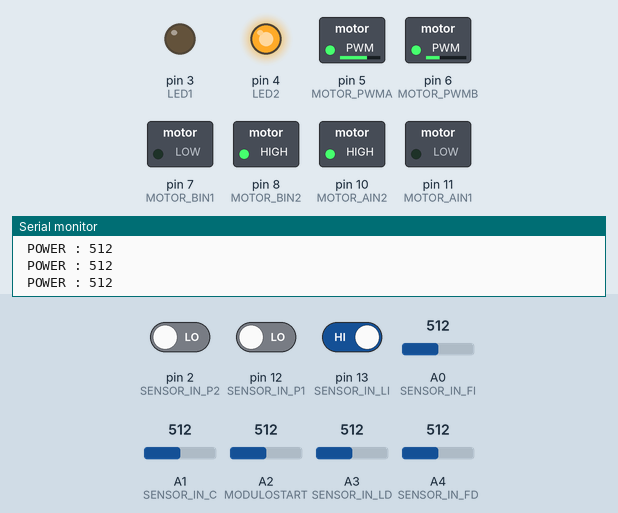
Simulated run of this sketch. Board: Arduino Nano, built with avr-gcc and run on an emulated ATmega328P. Parts: switched loads named in the sketch (green lamp = pin HIGH), output pins drawn as LEDs (lit = HIGH), the last lines printed to the serial monitor. Dashed ring = blinking. The inputs (shaded band) are chosen by the test bench; at power-on: A0 (SENSOR_IN_FI) = 512, A3 (SENSOR_IN_LD) = 512, A2 (MODULOSTART) = 512, pin 2 (SENSOR_IN_P2) LOW, pin 12 (SENSOR_IN_P1) LOW, pin 13 (SENSOR_IN_LI) HIGH, A1 (SENSOR_IN_C) = 512, A4 (SENSOR_IN_FD) = 512. At 6.9 s the program stops and its outputs stay as they are.

Above: at 2.24 s.
2.3 s: A0 (SENSOR_IN_FI) set to 483
At 2.6 s:
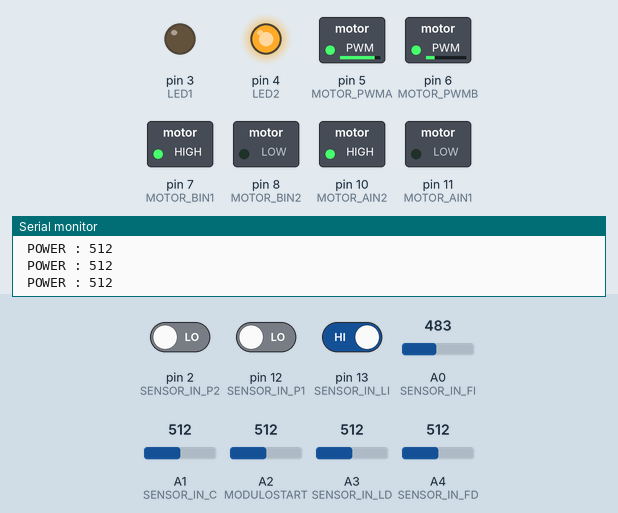
3.8 s: A3 (SENSOR_IN_LD) set to 490
At 4.9 s:
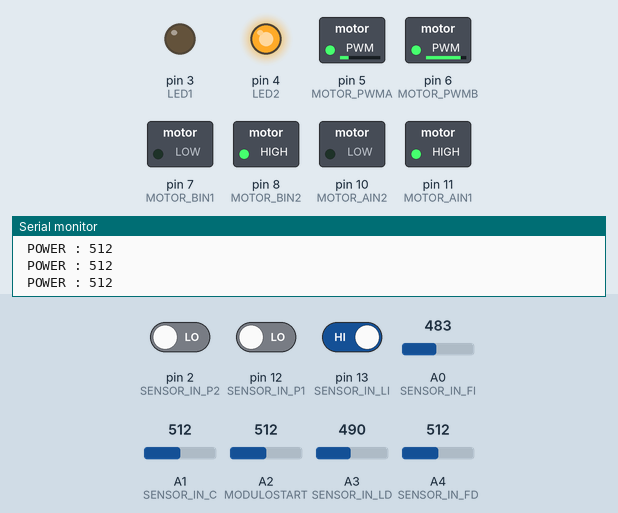
5.3 s: A0 (SENSOR_IN_FI) set to 710
At 6.1 s:
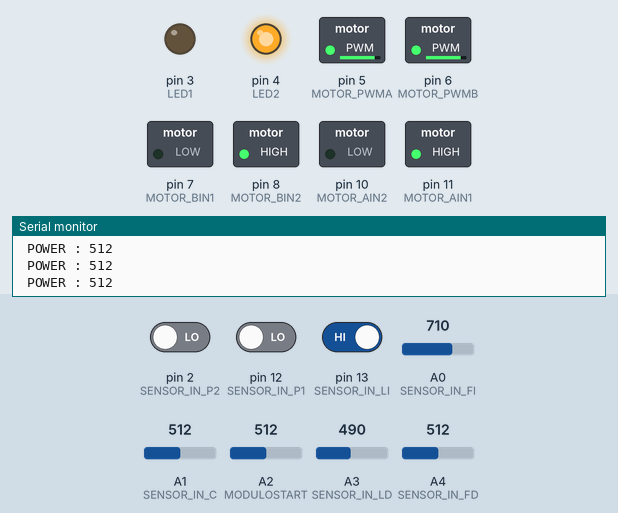
6.8 s: A2 (MODULOSTART) set to 90
At 7.6 s:
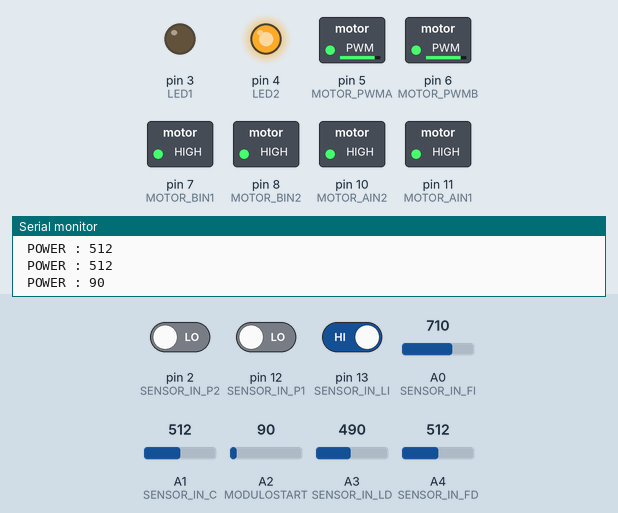
Timing chart, 0 to 8.4 s (numbered marks = the images above; inputs shaded):
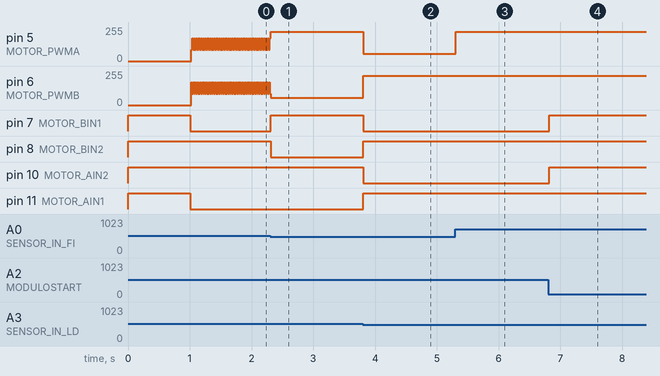

The sketch:

MINISUMO_CRAUC_V1.ino
```cpp
//INCLUDES

//DEFINICIONES

//MOTOR IZQUIERDA POR FUNCION
#define MOTOR_PWMB 6
#define MOTOR_BIN2 8
#define MOTOR_BIN1 7

//MOTOR DERECHA POR FUNCION
#define MOTOR_AIN1 11
#define MOTOR_AIN2 10
#define MOTOR_PWMA 5

#define SENSOR_IN_P1 12
#define SENSOR_IN_P2 2

#define LED1 3
#define LED2 4

#define SENSOR_IN_FI A0
#define SENSOR_IN_LI 13  //CAMBIO A DIGITAL POR SENSOR DE FRENTE
#define SENSOR_IN_FD A4
#define SENSOR_IN_LD A3

#define SENSOR_IN_C  A1 //CAMBIO POR ANALOGO


#define DIPSW2       A7
#define DIPSW3       A6
#define DIPSW4       A5

#define MODULOSTART  A2

#define VELOCIDAD_ATAQUE        220
#define VELOCIDAD_BUSQUEDA      170

//VARIABLES

//Sensores
int cal_sp_l,cal_sp_d;
int sp_l,sp_d;
int SensorDistaciaCentral;
int detecto_oponente;

//estrategia
int dsw;
int opnente_det;
int bandera_inicio;
int timeout_str;

//Ataque
int a_ataque;
int a_ubicacion;
int control_md, control_mi;


void setup() {

  //CONFIGURACION DE PINES
  pinMode(SENSOR_IN_LI,INPUT);

  //PWM
  pinMode(MOTOR_PWMA,OUTPUT);
  pinMode(MOTOR_PWMB,OUTPUT);
  pinMode(MOTOR_AIN2,OUTPUT);
  pinMode(MOTOR_AIN1,OUTPUT);
  pinMode(MOTOR_BIN1,OUTPUT);
  pinMode(MOTOR_BIN2,OUTPUT);


  Control_Motores(0, 0);
  //TEST FUNCION DE MOTORES
    //Control_Motores(-250, 0);
    //delay(10000);


  pinMode(SENSOR_IN_P1,INPUT);
  pinMode(SENSOR_IN_P2,INPUT);

  pinMode(LED1,OUTPUT);
  pinMode(LED2,OUTPUT);

  pinMode(DIPSW2,INPUT);
  pinMode(DIPSW3,INPUT);
  pinMode(DIPSW4,INPUT);

  Serial.begin(9600);

  //CALIBRAR SENSORES DE PISO
   cal_sp_l = 0;
   cal_sp_d = 0;
   cal_sp_l = Leer_Sensor_Piso(SENSOR_IN_P1,cal_sp_l );
   cal_sp_d = Leer_Sensor_Piso(SENSOR_IN_P2, cal_sp_d );

   //LEER ESTRATEGIA
   dsw = leer_dipsw();
   bandera_inicio = 1;
   switch(dsw)
   {
      case 0:
            {//ESPERAR DE FRENTE --2 3 4 OFF
               control_md =  30;
               control_mi =  30;
               timeout_str = 2000;
               opnente_det = 110; //OPONENETE A IZQUIERDA
               break;
             }
      case 1:
            { //OPOENTE DE DERECHA DIAGONAL --2 ON 3 4 OFF
              control_md =  VELOCIDAD_ATAQUE/4;
              control_mi =  VELOCIDAD_ATAQUE;
              timeout_str = 2000;
              opnente_det =  10; //OPONENETE A DERECHA
              break;
             }
       case 2:
            { //OPOENTE DE ATRAS CENTRO DE PISTA - GIRO DE UNA --2 OFF 3ON 4 OFF
              control_md = -VELOCIDAD_ATAQUE;
              control_mi =  VELOCIDAD_ATAQUE;
              timeout_str = 2000;
              opnente_det = 1000; //OPONENETE A IZQUIERDA
              break;
             }
       case 3:
            { //OPOENTE DE DERECHA GIRO COMPLETO --2 ON 3ON 4 OFF
              control_md = -VELOCIDAD_ATAQUE;
              control_mi =  VELOCIDAD_ATAQUE;
              timeout_str = 2000;
              opnente_det = 1; //OPONENETE A IZQUIERDA
              break;
             }
       case 4:
            {
              //OPOENTE DE IZQUIERDA DIAGONAL --2 OFF 3 OFF 4 ON
              control_md = VELOCIDAD_ATAQUE;
              control_mi = VELOCIDAD_ATAQUE/4;
              timeout_str = 2000;
              opnente_det = 100; //OPONENETE A IZQUIERDA
              break;
             }
       case 5:
            { //OPOENTE DE FRENTE EN CENTRO DE PISTA --2 ON 3 OFF 4 ON
              control_md =  VELOCIDAD_ATAQUE;
              control_mi =  VELOCIDAD_ATAQUE;
              timeout_str = 2000;
              opnente_det = 110; //OPONENETE A IZQUIERDA
              break;
             }
       case 6:
            { //OPOENTE DE IZQUIERDA GIRO TOTAL --2 OFF 3 ON 4 ON
              control_md = -VELOCIDAD_ATAQUE;
              control_mi =  VELOCIDAD_ATAQUE;
              timeout_str = 2000;
              opnente_det = 1000; //OPONENETE A IZQUIERDA
              break;
             }
       case 7:
            { //OPONENTE ATRAS EN BORDE DE PISTA MINISUMO--2 3 4 ON
                control_md = -VELOCIDAD_ATAQUE;
                control_mi = -VELOCIDAD_ATAQUE;
                timeout_str = 2000;
                opnente_det = 1000; //OPONENETE A IZQUIERDA
              break;
             }
         default:
        {
          opnente_det == 1000; //OPONENETE A IZQUIERDA
          break;
        }


   }

  delay(1000);

   int Analogpw = analogRead(MODULOSTART);
   Analogpw = analogRead(MODULOSTART);
   while(Analogpw < 200)
   {
      Serial.print(" POWER : ");
      Serial.println(Analogpw);
      Analogpw = analogRead(MODULOSTART);
   }


}


void loop() {

   int Analogpw= analogRead(MODULOSTART);
   Serial.print(" POWER : ");
   Serial.println(Analogpw);
   if(Analogpw < 200)
   {
      Control_Motores(0, 0);
      while(1); //SE APAGA
   }

    //LECTURA DE SENSORES


    //Serial.print(" Oponete : ");
    //Serial.print(opnente_det);

    //Serial.print("  OP: ");
    //Serial.print(detecto_oponente);

    a_ubicacion = Detectar_Ubicacion();
    //Serial.print("  a_ubicacion : ");
    //Serial.print(a_ubicacion);


   int Analogain = analogRead(SENSOR_IN_C);
   if(Analogain > 200 && Analogain < 700)
   {
      SensorDistaciaCentral = 1;
   }
   else
   {
      SensorDistaciaCentral = 0;
   }

    //Serial.print("  CENTRO : ");
    //Serial.print(SensorDistaciaCentral);
    //Serial.print("  DISTANCIA : ");
    //Serial.print(Analogain);


    sp_l = Leer_Sensor_Piso(SENSOR_IN_P1,cal_sp_l );
    //Serial.print(" -- SPI : ");
    //Serial.print(sp_l);

    sp_d = Leer_Sensor_Piso(SENSOR_IN_P2,cal_sp_d );
    //Serial.print("  SPD : ");
    //Serial.print(sp_d);


  //ESTARTEGIA DE INICIO
  if(bandera_inicio == 1)
  {
    if(timeout_str) //HAY TIEMPO
    {
      timeout_str --;
    }
  }

  if(timeout_str <= 0 )
  {
    bandera_inicio = 0;
  }

  ///////////////INICIO DE ESTRATEGIA DE BATALLA
  //PRIMERA PRIORIDAD ATAQUE CON SENSORES CERCANOS
  if(a_ubicacion != -1)
  {
    detecto_oponente = 1; // PARA DEBUGER

    bandera_inicio = 0; //SE ACABA ESTRATEGIA
    timeout_str = 0;

    if(a_ubicacion > 100)
    {
      //OPONENTE A DERECHA
      control_md = -VELOCIDAD_ATAQUE;
      control_mi = VELOCIDAD_ATAQUE;
      opnente_det = 1; //0001 --SENSORES - NUMERO PARA RECORDAR ULTIMA UBICACION
    }
    else if(a_ubicacion > 0)
    {// entre 100 y 0 -- oponente centro derecha
       control_md = -VELOCIDAD_ATAQUE/4;
       control_mi =  VELOCIDAD_ATAQUE;
       opnente_det = 10; //0010 --SENSORES
    }
    else if(a_ubicacion < -100)
    {
      //OPONENTE A IZQUIERDA
       control_md = VELOCIDAD_ATAQUE;
       control_mi = -VELOCIDAD_ATAQUE;
       opnente_det = 1000; //1000 --SENSORES
    }
    else if(a_ubicacion < 0)
    {// entre -100 y 0 -- oponente centro izquierda
       control_md = VELOCIDAD_ATAQUE;
       control_mi = -VELOCIDAD_ATAQUE/4;
       opnente_det = 100; //0100 --SENSORES
    }
    else
    { //OPONENTE AL CENTRO
        control_md = 250;
        control_mi = 250;
        opnente_det = 110; //0110
    }

  }

  //SEGUNDA SENSORES DE PISO
  /*
  //SENSOR PISO
  else if(abs(sp_l) > 20 || abs(sp_d) > 20)
  {
    detecto_oponente = 9;

    bandera_inicio = 0; //SE ACABA ESTRATEGIA
    timeout_str = 0;

     if(abs(sp_l) > 20 && abs(sp_d) > 20)
     {
          control_md = -VELOCIDAD_BUSQUEDA;
          control_mi = -VELOCIDAD_BUSQUEDA;
     }
     else if(abs(sp_l) > 20)
     {
        control_md = -VELOCIDAD_BUSQUEDA;
        control_mi = -VELOCIDAD_BUSQUEDA;
     }
     else if(abs(sp_d) > 20)
     {
        control_md = -VELOCIDAD_BUSQUEDA;
        control_mi = -VELOCIDAD_BUSQUEDA;
     }

  }
  */
  //TERCERA PRIORIDAD SENSOR DE DISTANCIA CENTRAL DETECTADO y BUSQUEDA

  else if(SensorDistaciaCentral == 1)
  {

    detecto_oponente = 6;

    bandera_inicio = 0; //SE ACABA ESTRATEGIA
    timeout_str = 0;


    // SE REVISA EN QUE SENTIDO GIRO PARA CORREGIR
    if(opnente_det == 1 || opnente_det == 10)
    {
      //OPONENTE DETECTADO GIRANDO A DERECHA - MOTORES A IZQUIERDA CAMBIO DE GIRO
      control_md = VELOCIDAD_BUSQUEDA;
      control_mi = VELOCIDAD_BUSQUEDA/2;
      opnente_det = 100;
    }
    else if(opnente_det == 1000 || opnente_det == 100 )
    {
      //OPONENTE DETECTADO GIRANDO A IZQUIERDA - MOTORES A DERECHA CAMBIO DE GIRO
       control_md = VELOCIDAD_BUSQUEDA/2;
       control_mi = VELOCIDAD_BUSQUEDA;
       opnente_det = 1;
    }
    else
    { //OPONENTE AL CENTRO --  LO PERDI CERCANO-- ES EXTRAÑO -- BUSCO AL LADO -- NO DE FRENTE PUEDO SALIRME AL BORDE
         control_md = VELOCIDAD_BUSQUEDA;
         control_mi = -VELOCIDAD_BUSQUEDA;
         opnente_det = 100;
    }
  }

  ///////////////////////////////////////////////////////////////////////

  else //NO OPONENTE - NO PISO
  {
    detecto_oponente = 0;

    //bandera_inicio = 0; // AQI NOP, NO HA ENCONTRADO ENEMIGO

    if(opnente_det == 1 || opnente_det == 10)
    {
      //OPONENTE A DERECHA
      control_md =  -VELOCIDAD_BUSQUEDA;
      control_mi =   VELOCIDAD_BUSQUEDA;
    }
    else if(opnente_det == 1000 || opnente_det == 100)
    {
      //OPONENTE A IZQUIERDA
       control_md =  VELOCIDAD_BUSQUEDA;
       control_mi = -VELOCIDAD_BUSQUEDA;
    }
    else
    { //OPONENTE AL CENTRO --  LO PERDI -- BUSCO AL LADO -- NO DE FRENTE
        control_md = VELOCIDAD_BUSQUEDA;
        control_mi = -VELOCIDAD_BUSQUEDA;

        opnente_det = 100;

    }
  }

    Control_Motores(control_mi, control_md);

    //PARA DEBUGER
    //Serial.print("  control_mi : ");
    //Serial.print(control_mi);

    //Serial.print("  control_md : ");
    //Serial.println(control_md);

  delay(1);
}


/////////////////////////////////////////////////////////////////
///FUNCIONES LOCALES
/////////////////////////////////////////////////////////////////

int Leer_Sensor_Piso(int pin, int cal)
{
  int PinState;
  int cnt;
  int sensor;

   pinMode(pin,OUTPUT);
   digitalWrite(pin, HIGH);
   delay(1);

   pinMode(pin,INPUT);


   cnt = 0;
   do{
     cnt ++;
     PinState = digitalRead(pin);
   }while(PinState == HIGH && cnt < 300);

   sensor = cnt - cal;

   return sensor;
   //if(sensor > 0)
   //    return 0;
   //else
   //    return 1;

}

void Control_Motores(int mi, int md)
{
 if(md > 255)
  {
    md = 255;
  }
  else if (md < -255)
  {
     md = -255;
  }

  if(md > 0)
  {
    digitalWrite(MOTOR_AIN1, LOW);
    digitalWrite(MOTOR_AIN2, HIGH);
    analogWrite(MOTOR_PWMA, abs(md));
  }
  else if(md < 0)
   {
    digitalWrite(MOTOR_AIN1, HIGH);
    digitalWrite(MOTOR_AIN2, LOW);
    analogWrite(MOTOR_PWMA, abs(md));
  }
  else
  {  //BREAK
     digitalWrite(MOTOR_AIN1, HIGH);
     digitalWrite(MOTOR_AIN2, HIGH);
  }

  //MOTOR IZQUIERDO
  if(mi > 255)
  {
    mi = 255;
  }
  else if (mi < -255)
  {
     mi = -255;
  }

  if(mi > 0)
  {
    digitalWrite(MOTOR_BIN1, LOW);
    digitalWrite(MOTOR_BIN2, HIGH);
    analogWrite(MOTOR_PWMB, abs(mi));
  }
  else if(mi < 0)
   {
    digitalWrite(MOTOR_BIN1, HIGH);
    digitalWrite(MOTOR_BIN2, LOW);
    analogWrite(MOTOR_PWMB, abs(mi));
  }
  else
  { //BREAK
     digitalWrite(MOTOR_BIN1, HIGH);
     digitalWrite(MOTOR_BIN2, HIGH);
  }

}

int leer_dipsw(void)
{
  int value;
  int buttonState = analogRead(DIPSW2);
  Serial.print("  SW2 : ");
  Serial.print(buttonState);
  if (buttonState > 0)
    {
    digitalWrite(LED1, LOW);
    value = 0;
    }
    else
    {
    digitalWrite(LED1, HIGH);
    value = 1;
    }

  buttonState = analogRead(DIPSW3);
  Serial.print("  SW3 : ");
  Serial.print(buttonState);
  if (buttonState > 0)
    {
    digitalWrite(LED2, LOW);
    }
    else
    {
    digitalWrite(LED2, HIGH);
     value = value + 2;
    }

  buttonState = analogRead(DIPSW4);
  Serial.print("  SW4 : ");
  Serial.print(buttonState);
   if (buttonState > 0)
    {
    digitalWrite(LED2, HIGH);
    }
    else
    {
    digitalWrite(LED2, HIGH);
    value = value + 4;
    }

  return value;
}


int Detectar_Ubicacion(void)
{
 int SensorState;
 int Oponente = 0;
 int num_sensores = 0;
 //SENSORES
  digitalWrite(SENSOR_IN_LI, HIGH);
  SensorState = digitalRead(SENSOR_IN_LI); //CAMBIO A DIGITAL
  if(SensorState == LOW )
  {
     Oponente = -200;
     num_sensores++;
  }


  SensorState = analogRead(SENSOR_IN_FI);
   if(SensorState < 500 )
  {
     Oponente = Oponente -100;
     num_sensores++;
  }


  SensorState = analogRead(SENSOR_IN_FD);
   if(SensorState < 500 )
  {
     Oponente = Oponente + 100;
     num_sensores++;
  }

  SensorState = analogRead(SENSOR_IN_LD);
   if(SensorState < 500 )
  {
     Oponente = Oponente + 200;
     num_sensores++;
  }

    //Serial.print(" num_sensores : ");
    //Serial.print(num_sensores);

    //Serial.print(" Oponente : ");
    //Serial.print(Oponente);

  if(num_sensores)
  {
     return Oponente/num_sensores;
  }
  else
  {
     return -1;
  }
}
```

Measured:
- the behaviour switches between 500 and 499 on A0 (SENSOR_IN_FI) (found by bisection; images 0 and 1)
- the behaviour switches between 500 and 499 on A3 (SENSOR_IN_LD) (found by bisection; images 1 and 2)
- after the input at 2.3 s, pin 7 (MOTOR_BIN1): LOW → HIGH at once; pin 8 (MOTOR_BIN2): HIGH → LOW at once
- after the input at 3.8 s, pin 5 (MOTOR_PWMA): 220/255 → 55/255 at once; pin 6 (MOTOR_PWMB): 55/255 → 220/255 at once; pin 7 (MOTOR_BIN1), pin 10 (MOTOR_AIN2): HIGH → LOW at once; pin 8 (MOTOR_BIN2), pin 11 (MOTOR_AIN1): LOW → HIGH at once
- after the input at 5.3 s, pin 5 (MOTOR_PWMA): 55/255 → 220/255 at once
- after the input at 6.8 s, pin 7 (MOTOR_BIN1), pin 10 (MOTOR_AIN2): LOW → HIGH at once
